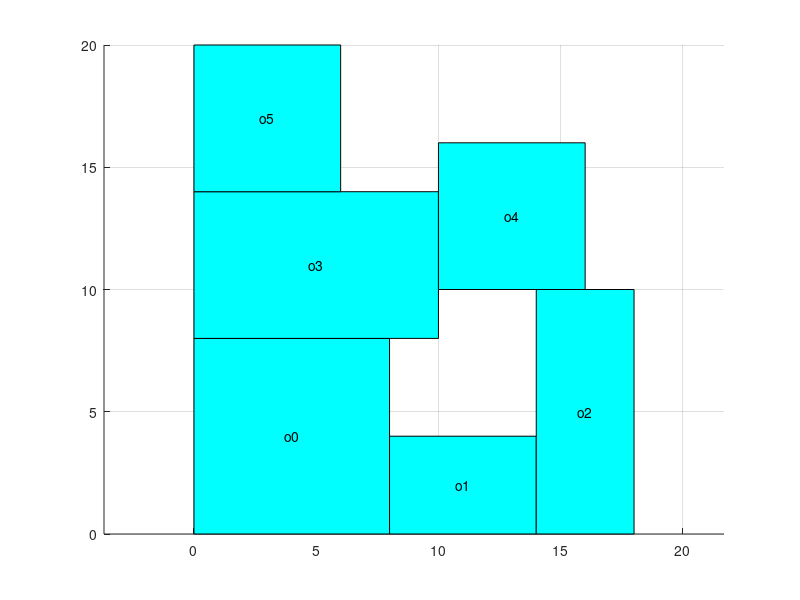

This figure's MATLAB source:
axis equal;
hold on;
grid on;

block_x=[ 0 8 8 0 0];
block_y=[ 0 0 8 8 0];
fill(block_x,block_y,'c');
text(4,4, 'o0', 'HorizontalAlignment', 'center', 'VerticalAlignment', 'middle');

block_x=[ 8 14 14 8 8];
block_y=[ 0 0 4 4 0];
fill(block_x,block_y,'c');
text(11,2, 'o1', 'HorizontalAlignment', 'center', 'VerticalAlignment', 'middle');

block_x=[ 14 18 18 14 14];
block_y=[ 0 0 10 10 0];
fill(block_x,block_y,'c');
text(16,5, 'o2', 'HorizontalAlignment', 'center', 'VerticalAlignment', 'middle');

block_x=[ 0 10 10 0 0];
block_y=[ 8 8 14 14 8];
fill(block_x,block_y,'c');
text(5,11, 'o3', 'HorizontalAlignment', 'center', 'VerticalAlignment', 'middle');

block_x=[ 10 16 16 10 10];
block_y=[ 10 10 16 16 10];
fill(block_x,block_y,'c');
text(13,13, 'o4', 'HorizontalAlignment', 'center', 'VerticalAlignment', 'middle');

block_x=[ 0 6 6 0 0];
block_y=[ 14 14 20 20 14];
fill(block_x,block_y,'c');
text(3,17, 'o5', 'HorizontalAlignment', 'center', 'VerticalAlignment', 'middle');

